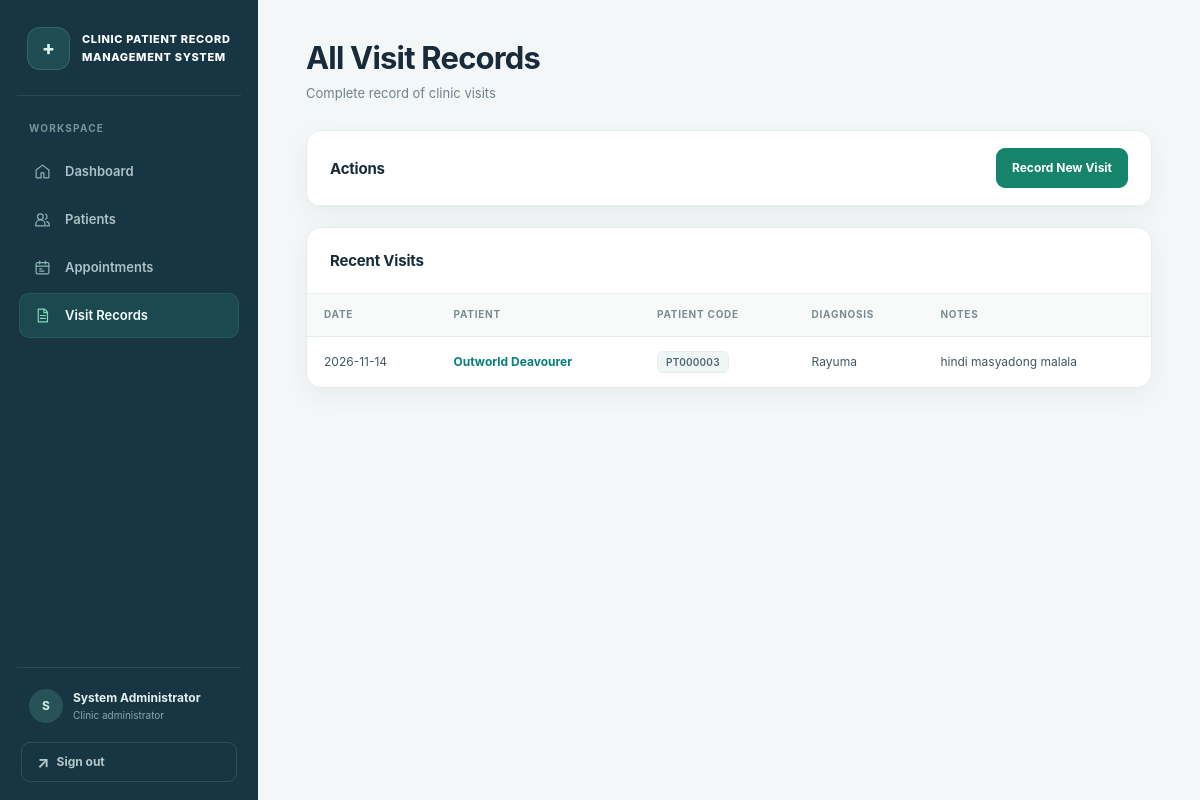
The page /visits (signed in) on the database its author committed.
### tables this page shows
CREATE TABLE visits (
    visit_id INTEGER PRIMARY KEY AUTOINCREMENT,
    patient_id INTEGER NOT NULL,
    appointment_id INTEGER,
    visit_date TEXT NOT NULL,
    notes TEXT,
    diagnosis TEXT,
    created_at TEXT NOT NULL DEFAULT CURRENT_TIMESTAMP,
    updated_at TEXT NOT NULL DEFAULT CURRENT_TIMESTAMP,
    FOREIGN KEY (patient_id) REFERENCES patients(patient_id) ON DELETE CASCADE,
    FOREIGN KEY (appointment_id) REFERENCES appointments(appointment_id) ON DELETE SET NULL
);

CREATE TABLE patients (
    patient_id INTEGER PRIMARY KEY AUTOINCREMENT,
    patient_code TEXT UNIQUE NOT NULL,
    name TEXT NOT NULL,
    contact TEXT,
    date_of_birth TEXT,
    address TEXT,
    created_at TEXT NOT NULL DEFAULT CURRENT_TIMESTAMP,
    updated_at TEXT NOT NULL DEFAULT CURRENT_TIMESTAMP
);

### app.py (the view)
@app.route('/visits')
@login_required
def visits():
    visits_list = db.get_all_visits()
    return render_template('visit_history.html', visits=visits_list, patient=None)

### app.py (called while the page is built)
@app.after_request
def prevent_auth_page_caching(response):
    if request.endpoint in {'login', 'logout'}:
        response.headers['Cache-Control'] = 'no-store, no-cache, must-revalidate, max-age=0'
        response.headers['Pragma'] = 'no-cache'
        response.headers['Expires'] = '0'
    return response

def login_required(f):
    @wraps(f)
    def decorated_function(*args, **kwargs):
        if 'user_id' not in session:
            flash('Please log in to access this page.', 'error')
            return redirect(url_for('login'))
        return f(*args, **kwargs)
    return decorated_function

### database.py (called while the page is built)
def get_db_connection():
    conn = sqlite3.connect(DATABASE_PATH)
    conn.row_factory = sqlite3.Row
    conn.execute('PRAGMA foreign_keys = ON')
    return conn

def get_all_visits():
    conn = get_db_connection()
    visits = conn.execute(
        '''SELECT v.*, p.name, p.patient_code
           FROM visits v
           JOIN patients p ON v.patient_id = p.patient_id
           ORDER BY v.visit_date DESC'''
    ).fetchall()
    conn.close()
    return visits

### templates/visit_history.html (shortened to what this page needs)
{% extends "base.html" %}
{% block content %}
<div class="content-header">
    <h1>{% if patient %}Visit History - {{ patient.name }}{% else %}All Visit Records{% endif %}</h1>
    <p>{% if patient %}Patient consultation history{% else %}Complete record of clinic visits{% endif %}</p>
</div>
{% if patient %}
<div class="card">
    <div class="card-header">
        <h2>Patient Information</h2>
        <a href="{{ url_for('patient_details', patient_id=patient.patient_id) }}" class="btn btn-primary btn-small">View Full Profile</a>
    </div>
    <div class="patient-info-grid">
        <div class="info-item">
            <label>Patient Code</label>
            <span class="patient-code">{{ patient.patient_code }}</span>
        </div>
        <div class="info-item">
            <label>Name</label>
            <span>{{ patient.name }}</span>
        </div>
        <div class="info-item">
            <label>Contact</label>
            <span>{{ patient.contact or '—' }}</span>
        </div>
    </div>
</div>
{% else %}
<div class="card">
    <div class="card-header">
        <h2>Actions</h2>
        <a href="{{ url_for('record_visit') }}" class="btn btn-success">Record New Visit</a>
    </div>
</div>
{% endif %}
{% if visits %}
<div class="card">
    {% if not patient %}
    <div class="card-header">
        <h2>Recent Visits</h2>
    </div>
    <div class="table-container">
        <table class="data-table">
            <thead>
                <tr>
                    <th>Date</th>
                    <th>Patient</th>
                    <th>Patient Code</th>
                    <th>Diagnosis</th>
                    <th>Notes</th>
                </tr>
            </thead>
            <tbody>
                {% for visit in visits %}
                <tr>
                    <td>{{ visit.visit_date }}</td>
                    <td><a href="{{ url_for('patient_details', patient_id=visit.patient_id) }}">{{ visit.name }}</a></td>
                    <td><span class="patient-code">{{ visit.patient_code }}</span></td>
                    <td>{{ visit.diagnosis or '—' }}</td>
                    <td>{{ visit.notes[:100] }}{% if visit.notes|length > 100 %}...{% endif %}</td>
                </tr>
                {% endfor %}
            </tbody>
        </table>
    </div>
    {% endif %}
</div>
{% endif %}
{% endblock %}

### static/css/style.css (style rules this page uses)
:root { color-scheme: light; --ink: #172b3a; --muted: #71818c; --line: #e4ebed; --canvas: #f4f7f7; --surface: #fff; --teal: #087f78; --teal-dark: #06645f; --teal-soft: #e5f4f1; --navy: #173542; --green: #16836b; --red: #bd4853; --amber: #a96b13; --shadow: 0 8px 24px rgba(25, 54, 65, .055); --radius: 15px; --sidebar-width: 258px; --font: Inter, ui-sans-serif, system-ui, -apple-system, BlinkMacSystemFont, 'Segoe UI', sans-serif; }
*, *::before, *::after { box-sizing: border-box; }
html { min-width: 320px; scroll-behavior: smooth; }
body { margin: 0; color: var(--ink); background: var(--canvas); font: 14px/1.55 var(--font); -webkit-font-smoothing: antialiased; }
h1, h2, h3, h4, p { margin-top: 0; }
h1, h2, h3, h4 { color: var(--ink); font-family: var(--font); line-height: 1.3; }
a { color: var(--teal); text-decoration: none; transition: color .18s ease, background .18s ease, border-color .18s ease, box-shadow .18s ease, transform .18s ease; }
button, a, input, select, textarea { -webkit-tap-highlight-color: transparent; }
.content-header { margin: 0 0 27px; }
.content-header h1 { margin: 0 0 5px; font-size: clamp(25px, 3vw, 31px); font-weight: 750; letter-spacing: -.8px; }
.content-header p { margin: 0; color: var(--muted); font-size: 13px; }
.card, .patient-header, .stat-card { background: var(--surface); border: 1px solid var(--line); border-radius: var(--radius); box-shadow: var(--shadow); }
.card { overflow: hidden; margin-bottom: 20px; }
.card-header { display: flex; align-items: center; justify-content: space-between; gap: 16px; min-height: 66px; padding: 17px 23px; border-bottom: 1px solid #edf1f2; }
.card-header h2 { margin: 0; font-size: 15px; font-weight: 700; letter-spacing: -.2px; }
.btn { display: inline-flex; min-height: 40px; align-items: center; justify-content: center; gap: 7px; padding: 9px 15px; color: #fff; background: var(--teal); border: 1px solid var(--teal); border-radius: 9px; cursor: pointer; font-size: 12px; font-weight: 700; line-height: 1.2; white-space: nowrap; transition: color .18s ease, background .18s ease, border-color .18s ease, box-shadow .22s ease, transform .2s cubic-bezier(.2, .75, .25, 1); }
.btn-success { background: var(--green); border-color: var(--green); }
.table-container { overflow-x: auto; }
.data-table { width: 100%; min-width: 760px; border-collapse: collapse; text-align: left; }
.data-table th { padding: 13px 17px; color: #7b8b91; background: #f8fafa; border-bottom: 1px solid var(--line); font-size: 10px; font-weight: 700; letter-spacing: .75px; text-transform: uppercase; white-space: nowrap; }
.data-table td { padding: 14px 17px; color: #425762; border-bottom: 1px solid #edf1f2; font-size: 12px; line-height: 1.45; vertical-align: middle; }
.data-table tbody tr:last-child td { border-bottom: 0; }
.data-table td a { color: var(--teal); font-weight: 700; }
.patient-code { display: inline-flex; padding: 4px 8px; color: #4e6872; background: #f0f5f5; border: 1px solid #e5eded; border-radius: 6px; font: 600 10px/1.25 var(--font); letter-spacing: .2px; }
.content-inner > * { animation: rise-in .5s cubic-bezier(.2, .75, .25, 1) both; }
.content-inner > *:nth-child(2) { animation-delay: .06s; }
.content-inner > *:nth-child(3) { animation-delay: .12s; }
.card, .patient-header, .stat-card { transition: transform .24s cubic-bezier(.2, .75, .25, 1), box-shadow .24s ease, border-color .24s ease; }
.data-table tbody tr { transition: background-color .18s ease; }
.data-table tbody tr:nth-child(-n+8) { animation: row-in .38s ease both; }

### rows shown on the page
visits: visit_date "2026-11-14", name "Outworld Deavourer", patient_code "PT000003", diagnosis "Rayuma", notes "hindi masyadong malala"

### other values the page prints
{{ session.get('full_name', 'U')[:1] }} "S"
{{ session.get('full_name') }} "System Administrator"
